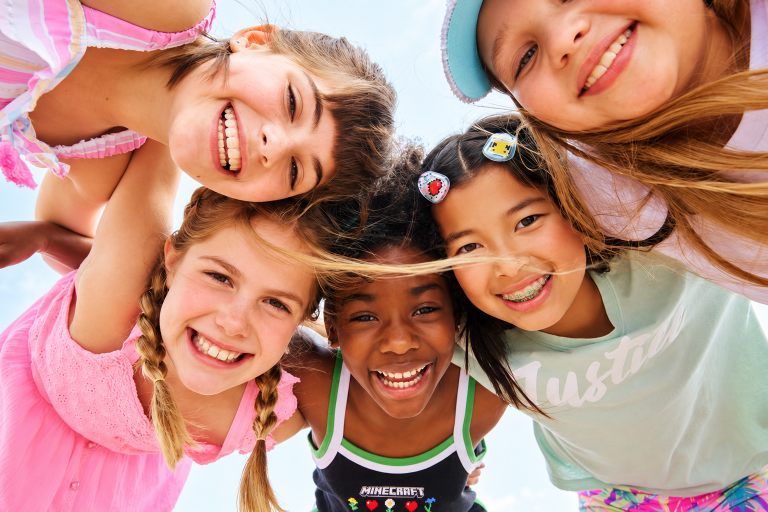
#> input picture images/hero-home-sharp.png, 1536 x 1024 px (shown at 1/2 size)
$ python build_heroes.py
#> lines starting #> are read from the running program, lines starting #| are printed output that depends on the picture
# -*- coding: utf-8 -*-
"""Generate responsive, modern-format derivatives of the four hero photographs.

Writes images/hero/hero-<slot>-<width>.{avif,webp,jpg}. Never upscales: a source
narrower than a target width simply does not get that width, so the srcset never
promises detail the original does not have.
"""
import os, io
from PIL import Image, ImageEnhance

# The home photograph is shot against an open sky that clips to pure white,
# and the hero copy sits right on it. Left alone it forces a scrim heavy
# enough to bury the picture, so the highlights are rolled off here instead:
# everything below the knee is untouched, everything above is compressed
# towards it. That turns a blown sky into a mid grey, which the copy can sit
# on under a much lighter wash. Colour and contrast come back up a little
# because a shoulder flattens both. Applied only to the responsive derivatives,
# so the high-resolution source remains untouched.
GRADE = {"home": dict(knee=0.55, comp=0.45, color=1.10, contrast=1.06)}

def graded(im, slot):
#> called with slot = 'home'
    g = GRADE.get(slot)
#> g = {'knee': 0.55, 'comp': 0.45, 'color': 1.1, 'contrast': 1.06}
    if not g:
        return im
    knee, comp = g["knee"], g["comp"]
#> knee = 0.55; comp = 0.45
    lut = []
    for v in range(256):
        x = v / 255.0
        y = x if x <= knee else knee + (1 - knee) * comp * ((x - knee) / (1 - knee))
        lut.append(max(0, min(255, round(255 * y))))
#> this loop made 256 passes
#> y on passes 1 to 3: 0, 0.00392, 0.00784
#> after the loop, lut = 256 values from 0 to 192
    im = im.point(lut * 3)
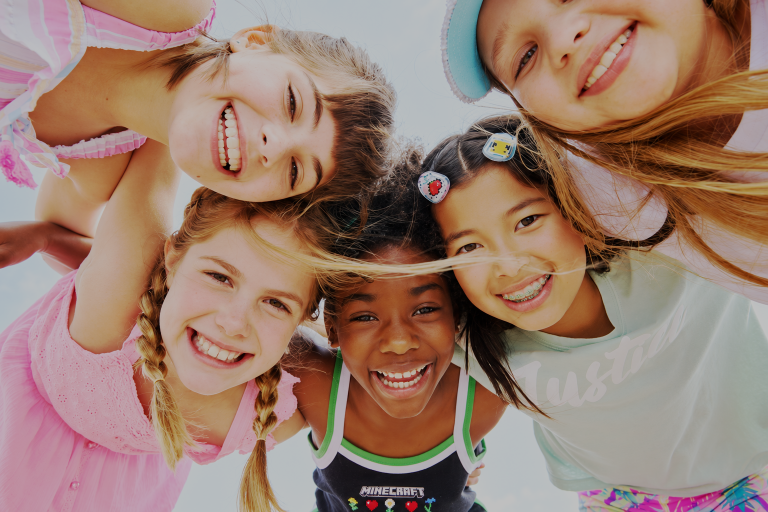
#> im: PIL image 1536x1024 RGB (shown at 1/2 size); mean R, G, B 153.7, 124.4, 110.1
    im = ImageEnhance.Color(im).enhance(g["color"])
    return ImageEnhance.Contrast(im).enhance(g["contrast"])

SRC = {
    "home":   "images/hero-home-sharp.png",   # high-resolution children-in-a-circle hero
    "work":   "images/hero-section-3.jpg",   # food drive, packing totes
    # hero section1/2 were 360px and 426px thumbnails - far too small for a
    # full-bleed hero, so these two slots use the largest images in the project.
    "impact": "images/second-chair-digital-hubs.jpg",
    "about":  "images/community-wellbeing.jpg",
}
# 1536 covers a full-bleed hero on a 1080p desktop; past that the scrim and the
# viewing distance hide the difference and the bytes stop earning their place.
WIDTHS = [640, 1024, 1536]
OUT = "images/hero"
os.makedirs(OUT, exist_ok=True)

manifest = {}
total = 0
generated = set()
for slot, src in SRC.items():
    im = graded(Image.open(src).convert("RGB"), slot)
    targets = [w for w in WIDTHS if w <= im.width]
#> targets = [640, 1024, 1536]
    if not targets:
        # source narrower than the smallest step: all it can offer is itself
        targets = [im.width]
    elif im.width < max(WIDTHS) and im.width not in targets:
        # source sits between two steps: offer its own width rather than round down
        targets.append(im.width)
    targets.sort()
    rows = []
    for w in targets:
        h = round(im.height * w / im.width)
        rs = im.resize((w, h), Image.Resampling.LANCZOS)
        # Bigger renditions are shown at higher pixel density, where compression
        # artefacts are far less visible - so quality ramps down as width goes up.
        big = w > 1024
        made = {}
        for ext, kw in (("avif", dict(quality=40 if big else 50)),
                        ("webp", dict(quality=62 if big else 72, method=6)),
                        ("jpg",  dict(quality=68 if big else 76, optimize=True, progressive=True))):
            p = "%s/hero-%s-%d.%s" % (OUT, slot, w, ext)
            rs.save(p, **kw)
            generated.add(os.path.normcase(os.path.abspath(p)))
            made[ext] = os.path.getsize(p)
        rows.append((w, h, made))
        total += sum(made.values())
#> this loop made 3 passes
#> pass 1, `rs = im.resize((w, h), Image.Resampling.LANCZOS)`:
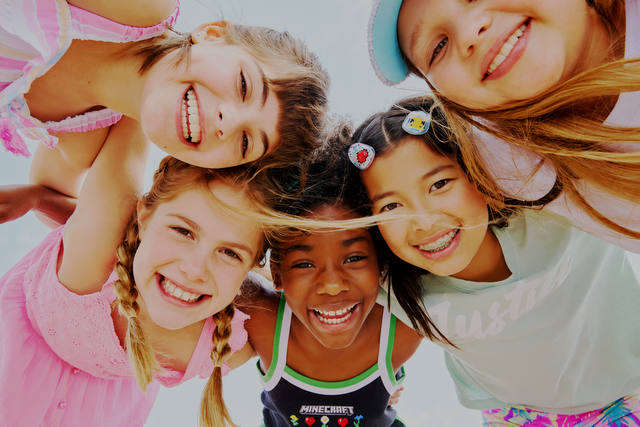
#> rs: PIL image 640x427 RGB; mean R, G, B 156.5, 122.3, 105.7
#> after the loop, generated = 9 items; rows = 3 items; total = 4242924
    manifest[slot] = rows
    print("%-7s src %dx%d -> %s" % (slot, im.width, im.height,
          ", ".join("%dw" % w for w, _, _ in rows)))
#| home    src 1536x1024 -> 640w, 1024w, 1536w
    for w, h, made in rows:
        print("          %4dw  avif %5.1fkB   webp %5.1fkB   jpg %5.1fkB"
              % (w, made["avif"]/1024, made["webp"]/1024, made["jpg"]/1024))
#> this loop made 3 passes
#> (w, h, made) on passes 1 to 3: (640, 427, {'avif': 439815, 'webp': 29408, 'jpg': 45497}), (1024, 683, {'avif': 1062213, 'webp': 59848, 'jpg': 98282}), (1536, 1024, {'avif': 2257429, 'webp': 90760, 'jpg': 159672})
#|            640w  avif 429.5kB   webp  28.7kB   jpg  44.4kB
#|           1024w  avif 1037.3kB   webp  58.4kB   jpg  96.0kB
#|           1536w  avif 2204.5kB   webp  88.6kB   jpg 155.9kB

# Width lists can change as better source images arrive. Remove only stale
# derivatives for the four managed hero slots so unused files are not deployed.
for name in os.listdir(OUT):
    managed = any(name.startswith("hero-%s-" % slot) for slot in SRC)
#> managed = True
    if not managed or os.path.splitext(name)[1].lower() not in (".avif", ".webp", ".jpg"):
        continue
    path = os.path.join(OUT, name)
    if os.path.normcase(os.path.abspath(path)) not in generated:
        os.remove(path)
        print("removed stale %s" % path)

print("\ntotal generated: %.0f kB across %d files"
      % (total/1024, sum(len(r)*3 for r in manifest.values())))
